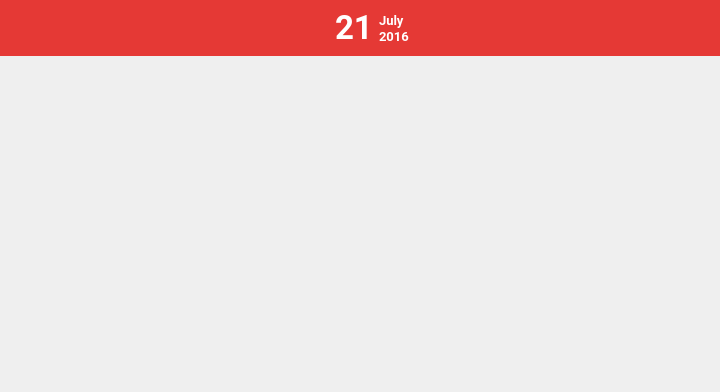
      <widget class="QWidget" name="dayPage">
       <layout class="QVBoxLayout" name="verticalLayout_3">
        <property name="spacing">
         <number>0</number>
        </property>
        <property name="leftMargin">
         <number>0</number>
        </property>
        <property name="topMargin">
         <number>0</number>
        </property>
        <property name="rightMargin">
         <number>0</number>
        </property>
        <property name="bottomMargin">
         <number>0</number>
        </property>
        <item>
         <widget class="QFrame" name="Header_2">
          <property name="sizePolicy">
           <sizepolicy hsizetype="Minimum" vsizetype="Minimum">
            <horstretch>0</horstretch>
            <verstretch>0</verstretch>
           </sizepolicy>
          </property>
          <property name="minimumSize">
           <size>
            <width>0</width>
            <height>56</height>
           </size>
          </property>
          <property name="maximumSize">
           <size>
            <width>16777215</width>
            <height>56</height>
           </size>
          </property>
          <property name="palette">
           <palette>
            <active>
             <colorrole role="Base">
              <brush brushstyle="SolidPattern">
               <color alpha="255">
                <red>255</red>
                <green>255</green>
                <blue>255</blue>
               </color>
              </brush>
             </colorrole>
             <colorrole role="Window">
              <brush brushstyle="SolidPattern">
               <color alpha="255">
                <red>229</red>
                <green>57</green>
                <blue>53</blue>
               </color>
              </brush>
             </colorrole>
            </active>
            <inactive>
             <colorrole role="Base">
              <brush brushstyle="SolidPattern">
               <color alpha="255">
                <red>255</red>
                <green>255</green>
                <blue>255</blue>
               </color>
              </brush>
             </colorrole>
             <colorrole role="Window">
              <brush brushstyle="SolidPattern">
               <color alpha="255">
                <red>229</red>
                <green>57</green>
                <blue>53</blue>
               </color>
              </brush>
             </colorrole>
            </inactive>
            <disabled>
             <colorrole role="Base">
              <brush brushstyle="SolidPattern">
               <color alpha="255">
                <red>229</red>
                <green>57</green>
                <blue>53</blue>
               </color>
              </brush>
             </colorrole>
             <colorrole role="Window">
              <brush brushstyle="SolidPattern">
               <color alpha="255">
                <red>229</red>
                <green>57</green>
                <blue>53</blue>
               </color>
              </brush>
             </colorrole>
            </disabled>
           </palette>
          </property>
          <property name="autoFillBackground">
           <bool>true</bool>
          </property>
          <property name="frameShape">
           <enum>QFrame::NoFrame</enum>
          </property>
          <property name="frameShadow">
           <enum>QFrame::Raised</enum>
          </property>
          <property name="lineWidth">
           <number>0</number>
          </property>
          <layout class="QHBoxLayout" name="horizontalLayout_4">
           <property name="spacing">
            <number>0</number>
           </property>
           <property name="leftMargin">
            <number>0</number>
           </property>
           <property name="topMargin">
            <number>0</number>
           </property>
           <property name="rightMargin">
            <number>0</number>
           </property>
           <property name="bottomMargin">
            <number>0</number>
           </property>
           <item>
            <widget class="QPushButton" name="backBtn">
             <property name="sizePolicy">
              <sizepolicy hsizetype="Maximum" vsizetype="Minimum">
               <horstretch>0</horstretch>
               <verstretch>0</verstretch>
              </sizepolicy>
             </property>
             <property name="minimumSize">
              <size>
               <width>45</width>
               <height>0</height>
              </size>
             </property>
             <property name="cursor">
              <cursorShape>PointingHandCursor</cursorShape>
             </property>
             <property name="focusPolicy">
              <enum>Qt::NoFocus</enum>
             </property>
             <property name="text">
              <string/>
             </property>
             <property name="icon">
              <iconset resource="../resources.qrc">
               <normaloff>:/Images/Resources/ic_arrow_back_white_24px.svg</normaloff>:/Images/Resources/ic_arrow_back_white_24px.svg</iconset>
             </property>
             <property name="iconSize">
              <size>
               <width>18</width>
               <height>18</height>
              </size>
             </property>
             <property name="flat">
              <bool>true</bool>
             </property>
            </widget>
           </item>
           <item>
            <spacer name="horizontalSpacer_2">
             <property name="orientation">
              <enum>Qt::Horizontal</enum>
             </property>
             <property name="sizeType">
              <enum>QSizePolicy::Expanding</enum>
             </property>
             <property name="sizeHint" stdset="0">
              <size>
               <width>290</width>
               <height>20</height>
              </size>
             </property>
            </spacer>
           </item>
           <item>
            <layout class="QHBoxLayout" name="horizontalLayout">
             <property name="spacing">
              <number>6</number>
             </property>
             <item>
              <widget class="QLabel" name="dayLabel">
               <property name="sizePolicy">
                <sizepolicy hsizetype="Minimum" vsizetype="Minimum">
                 <horstretch>0</horstretch>
                 <verstretch>0</verstretch>
                </sizepolicy>
               </property>
               <property name="minimumSize">
                <size>
                 <width>38</width>
                 <height>0</height>
                </size>
               </property>
               <property name="palette">
                <palette>
                 <active>
                  <colorrole role="WindowText">
                   <brush brushstyle="SolidPattern">
                    <color alpha="255">
                     <red>255</red>
                     <green>255</green>
                     <blue>255</blue>
                    </color>
                   </brush>
                  </colorrole>
                 </active>
                 <inactive>
                  <colorrole role="WindowText">
                   <brush brushstyle="SolidPattern">
                    <color alpha="255">
                     <red>255</red>
                     <green>255</green>
                     <blue>255</blue>
                    </color>
                   </brush>
                  </colorrole>
                 </inactive>
                 <disabled>
                  <colorrole role="WindowText">
                   <brush brushstyle="SolidPattern">
                    <color alpha="255">
                     <red>190</red>
                     <green>190</green>
                     <blue>190</blue>
                    </color>
                   </brush>
                  </colorrole>
                 </disabled>
                </palette>
               </property>
               <property name="font">
                <font>
                 <family>Roboto</family>
                 <pointsize>25</pointsize>
                 <weight>75</weight>
                 <bold>true</bold>
                </font>
               </property>
               <property name="text">
                <string>21</string>
               </property>
              </widget>
             </item>
             <item>
              <layout class="QVBoxLayout" name="verticalLayout_6">
               <property name="spacing">
                <number>0</number>
               </property>
               <property name="leftMargin">
                <number>0</number>
               </property>
               <item>
                <spacer name="verticalSpacer_3">
                 <property name="orientation">
                  <enum>Qt::Vertical</enum>
                 </property>
                 <property name="sizeType">
                  <enum>QSizePolicy::Maximum</enum>
                 </property>
                 <property name="sizeHint" stdset="0">
                  <size>
                   <width>20</width>
                   <height>10</height>
                  </size>
                 </property>
                </spacer>
               </item>
               <item>
                <widget class="QLabel" name="monthLabel_2">
                 <property name="sizePolicy">
                  <sizepolicy hsizetype="Maximum" vsizetype="Maximum">
                   <horstretch>0</horstretch>
                   <verstretch>0</verstretch>
                  </sizepolicy>
                 </property>
                 <property name="minimumSize">
                  <size>
                   <width>0</width>
                   <height>10</height>
                  </size>
                 </property>
                 <property name="maximumSize">
                  <size>
                   <width>16777215</width>
                   <height>16</height>
                  </size>
                 </property>
                 <property name="palette">
                  <palette>
                   <active>
                    <colorrole role="WindowText">
                     <brush brushstyle="SolidPattern">
                      <color alpha="255">
                       <red>255</red>
                       <green>255</green>
                       <blue>255</blue>
                      </color>
                     </brush>
                    </colorrole>
                   </active>
                   <inactive>
                    <colorrole role="WindowText">
                     <brush brushstyle="SolidPattern">
                      <color alpha="255">
                       <red>255</red>
                       <green>255</green>
                       <blue>255</blue>
                      </color>
                     </brush>
                    </colorrole>
                   </inactive>
                   <disabled>
                    <colorrole role="WindowText">
                     <brush brushstyle="SolidPattern">
                      <color alpha="255">
                       <red>190</red>
                       <green>190</green>
                       <blue>190</blue>
                      </color>
                     </brush>
                    </colorrole>
                   </disabled>
                  </palette>
                 </property>
                 <property name="font">
                  <font>
                   <family>Roboto</family>
                   <pointsize>10</pointsize>
                   <weight>75</weight>
                   <bold>true</bold>
                  </font>
                 </property>
                 <property name="text">
                  <string>July</string>
                 </property>
                </widget>
               </item>
               <item>
                <widget class="QLabel" name="yearLabel_2">
                 <property name="sizePolicy">
                  <sizepolicy hsizetype="Maximum" vsizetype="Maximum">
                   <horstretch>0</horstretch>
                   <verstretch>0</verstretch>
                  </sizepolicy>
                 </property>
                 <property name="minimumSize">
                  <size>
                   <width>0</width>
                   <height>12</height>
                  </size>
                 </property>
                 <property name="maximumSize">
                  <size>
                   <width>16777215</width>
                   <height>12</height>
                  </size>
                 </property>
                 <property name="baseSize">
                  <size>
                   <width>0</width>
                   <height>13</height>
                  </size>
                 </property>
                 <property name="palette">
                  <palette>
                   <active>
                    <colorrole role="WindowText">
                     <brush brushstyle="SolidPattern">
                      <color alpha="255">
                       <red>255</red>
                       <green>255</green>
                       <blue>255</blue>
                      </color>
                     </brush>
                    </colorrole>
                   </active>
                   <inactive>
                    <colorrole role="WindowText">
                     <brush brushstyle="SolidPattern">
                      <color alpha="255">
                       <red>255</red>
                       <green>255</green>
                       <blue>255</blue>
                      </color>
                     </brush>
                    </colorrole>
                   </inactive>
                   <disabled>
                    <colorrole role="WindowText">
                     <brush brushstyle="SolidPattern">
                      <color alpha="255">
                       <red>190</red>
                       <green>190</green>
                       <blue>190</blue>
                      </color>
                     </brush>
                    </colorrole>
                   </disabled>
                  </palette>
                 </property>
                 <property name="font">
                  <font>
                   <family>Roboto</family>
                   <pointsize>10</pointsize>
                   <weight>75</weight>
                   <bold>true</bold>
                  </font>
                 </property>
                 <property name="text">
                  <string>2016</string>
                 </property>
                </widget>
               </item>
               <item>
                <spacer name="verticalSpacer_2">
                 <property name="orientation">
                  <enum>Qt::Vertical</enum>
                 </property>
                 <property name="sizeType">
                  <enum>QSizePolicy::Maximum</enum>
                 </property>
                 <property name="sizeHint" stdset="0">
                  <size>
                   <width>20</width>
                   <height>10</height>
                  </size>
                 </property>
                </spacer>
               </item>
              </layout>
             </item>
            </layout>
           </item>
           <item>
            <spacer name="horizontalSpacer_3">
             <property name="orientation">
              <enum>Qt::Horizontal</enum>
             </property>
             <property name="sizeType">
              <enum>QSizePolicy::Expanding</enum>
             </property>
             <property name="sizeHint" stdset="0">
              <size>
               <width>220</width>
               <height>20</height>
              </size>
             </property>
            </spacer>
           </item>
           <item>
            <widget class="QPushButton" name="noteBtn">
             <property name="sizePolicy">
              <sizepolicy hsizetype="Minimum" vsizetype="Minimum">
               <horstretch>0</horstretch>
               <verstretch>0</verstretch>
              </sizepolicy>
             </property>
             <property name="minimumSize">
              <size>
               <width>45</width>
               <height>0</height>
              </size>
             </property>
             <property name="cursor">
              <cursorShape>PointingHandCursor</cursorShape>
             </property>
             <property name="focusPolicy">
              <enum>Qt::NoFocus</enum>
             </property>
             <property name="text">
              <string/>
             </property>
             <property name="icon">
              <iconset resource="../resources.qrc">
               <normaloff>:/Images/Resources/ic_note_white_24px.svg</normaloff>:/Images/Resources/ic_note_white_24px.svg</iconset>
             </property>
             <property name="iconSize">
              <size>
               <width>18</width>
               <height>18</height>
              </size>
             </property>
             <property name="flat">
              <bool>true</bool>
             </property>
            </widget>
           </item>
           <item>
            <widget class="QPushButton" name="addTaskBtn">
             <property name="sizePolicy">
              <sizepolicy hsizetype="Maximum" vsizetype="Minimum">
               <horstretch>0</horstretch>
               <verstretch>0</verstretch>
              </sizepolicy>
             </property>
             <property name="minimumSize">
              <size>
               <width>45</width>
               <height>0</height>
              </size>
             </property>
             <property name="cursor">
              <cursorShape>PointingHandCursor</cursorShape>
             </property>
             <property name="focusPolicy">
              <enum>Qt::NoFocus</enum>
             </property>
             <property name="text">
              <string/>
             </property>
             <property name="icon">
              <iconset resource="../resources.qrc">
               <normaloff>:/Images/Resources/ic_add_white_24px.svg</normaloff>:/Images/Resources/ic_add_white_24px.svg</iconset>
             </property>
             <property name="iconSize">
              <size>
               <width>18</width>
               <height>18</height>
              </size>
             </property>
             <property name="flat">
              <bool>true</bool>
             </property>
            </widget>
           </item>
          </layout>
         </widget>
        </item>
        <item>
         <widget class="QScrollArea" name="scrollArea">
          <property name="frameShape">
           <enum>QFrame::NoFrame</enum>
          </property>
          <property name="lineWidth">
           <number>0</number>
          </property>
          <property name="verticalScrollBarPolicy">
           <enum>Qt::ScrollBarAlwaysOff</enum>
          </property>
          <property name="widgetResizable">
           <bool>true</bool>
          </property>
          <widget class="QWidget" name="scrollAreaWidgetContents">
           <property name="geometry">
            <rect>
             <x>0</x>
             <y>0</y>
             <width>754</width>
             <height>474</height>
            </rect>
           </property>
           <layout class="QVBoxLayout" name="verticalLayout_4">
            <property name="spacing">
             <number>0</number>
            </property>
            <property name="leftMargin">
             <number>0</number>
            </property>
            <property name="topMargin">
             <number>0</number>
            </property>
            <property name="rightMargin">
             <number>0</number>
            </property>
            <property name="bottomMargin">
             <number>0</number>
            </property>
            <item>
             <layout class="QVBoxLayout" name="taskLayout">
              <property name="spacing">
               <number>14</number>
              </property>
              <property name="leftMargin">
               <number>14</number>
              </property>
              <property name="topMargin">
               <number>14</number>
              </property>
              <property name="rightMargin">
               <number>14</number>
              </property>
              <property name="bottomMargin">
               <number>14</number>
              </property>
             </layout>
            </item>
            <item>
             <spacer name="verticalSpacer">
              <property name="orientation">
               <enum>Qt::Vertical</enum>
              </property>
              <property name="sizeHint" stdset="0">
               <size>
                <width>20</width>
                <height>459</height>
               </size>
              </property>
             </spacer>
            </item>
           </layout>
          </widget>
         </widget>
        </item>
       </layout>
      </widget>
